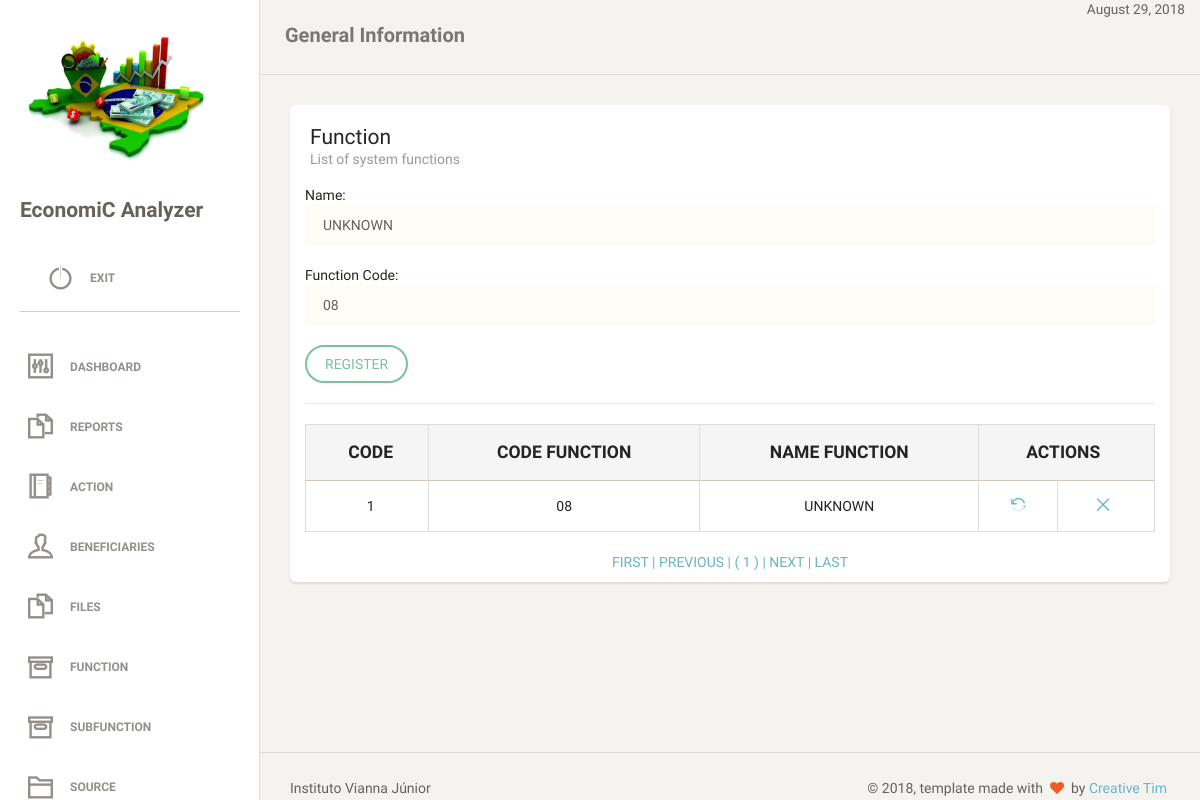
Screenshot of /functions.php?act=upd&id=1 (signed in) with the database file from the repository.
### tables this page shows
CREATE TABLE `tb_functions` (
  `id_function` int(11) NOT NULL AUTO_INCREMENT,
  `str_cod_function` varchar(4) NOT NULL,
  `str_name_function` varchar(255) DEFAULT NULL,
  PRIMARY KEY (`id_function`),
  UNIQUE KEY `str_cod_function_UNIQUE` (`str_cod_function`)
);

### classes/functions.php (called while the page is built)
<?php
class functions
{
    private $id_function;
    private $str_cod_function;
    private $str_name_function;
    public function __construct($id_function, $str_cod_function, $str_name_function)
    {
        $this->id_function = $id_function;
        $this->str_cod_function = $str_cod_function;
        $this->str_name_function = $str_name_function;
    }
    public function getIdFunction()
    {
        return $this->id_function;
    }
    public function setIdFunction($id_function)
    {
        $this->id_function = $id_function;
    }
    public function getStrCodFunction()
    {
        return $this->str_cod_function;
    }
    public function setStrCodFunction($str_cod_function)
    {
        $this->str_cod_function = $str_cod_function;
    }
    public function getStrNameFunction()
    {
        return $this->str_name_function;
    }
    public function setStrNameFunction($str_name_function)
    {
        $this->str_name_function = $str_name_function;
    }
}

### functions.php (the view, shortened to what this page needs)
<?php
require_once "classes/template.php";
require_once "dao/functionsDAO.php";
require_once "classes/functions.php";
$object = new functionsDAO();
if ($_SERVER['REQUEST_METHOD'] == 'POST') {
    $id = (isset($_POST["id"]) && $_POST["id"] != null) ? $_POST["id"] : "";
    $str_cod_function = (isset($_POST["str_cod_function"]) && $_POST["str_cod_function"] != null) ? $_POST["str_cod_function"] : "";
    $str_name_function = (isset($_POST["str_name_function"]) && $_POST["str_name_function"] != null) ? $_POST["str_name_function"] : "";
} else if (!isset($id)) {
    $id = (isset($_GET["id"]) && $_GET["id"] != null) ? $_GET["id"] : "";
    $str_cod_function = NULL;
    $str_name_function = NULL;
}
if (isset($_REQUEST["act"]) && $_REQUEST["act"] == "upd" && $id != "") {
    $functions = new functions($id, '', '');
    $resultado = $object->atualizar($functions);
    $str_cod_function = $resultado->getStrCodFunction();
    $str_name_function = $resultado->getStrNameFunction();
}
?>
<div class='content' xmlns="http://www.w3.org/1999/html">
    <div class='container-fluid'>
        <div class='row'>
            <div class='col-md-12'>
                <div class='card'>
                    <div class='header'>
                        <h4 class='title'>Function</h4>
                        <p class='category'>List of system functions</p>
                    </div>
                    <div class='content table-responsive'>
                        <form action="?act=save&id=" method="POST" name="form1">
                            Name:
                            <input class="form-control" type="text" name="str_name_function" value="<?php
                            echo (isset($str_name_function) && ($str_name_function != null || $str_name_function != "")) ? $str_name_function : '';
                            ?>"/>
                            <br/>
                            Function Code:
                            <input class="form-control" type="text" maxlength="4" name="str_cod_function" value="<?php
                            echo (isset($str_cod_function) && ($str_cod_function != null || $str_cod_function != "")) ? $str_cod_function : '';
                            ?>"/>
                            <br/>
                            <input class="btn btn-success" type="submit" value="REGISTER">
                            <hr>
                        </form>
                        <?php
                        $object->tabelapaginada();
                        ?>
                    </div>
                </div>
            </div>
        </div>
    </div>
</div>

### dao/functionsDAO.php (shortened to what this page needs)
<?php
require_once "classes/functions.php";
class functionsDAO
{
    public function atualizar($functions)
    {
        global $pdo;
        try {
            $statement = $pdo->prepare("SELECT id_function, str_cod_function, str_name_function FROM tb_functions WHERE id_function = :id");
            $statement->bindValue(":id", $functions->getIdFunction());
            if ($statement->execute()) {
                $rs = $statement->fetch(PDO::FETCH_OBJ);
                $functions->setIdFunction($rs->id_function);
                $functions->setStrCodFunction($rs->str_cod_function);
                $functions->setStrNameFunction($rs->str_name_function);
                return $functions;
            } else {
                throw new PDOException("<script> alert('Não foi possível executar a declaração SQL !'); </script>");
            }
        } catch (PDOException $erro) {
            return "Erro: " . $erro->getMessage();
        }
    }
    public function tabelapaginada()
    {
        global $pdo;
        $endereco = $_SERVER ['PHP_SELF'];
        $pagina_atual = (isset($_GET['page']) && is_numeric($_GET['page'])) ? $_GET['page'] : 1;
        $linha_inicial = ($pagina_atual - 1) * QTDE_REGISTROS;
        $sql = "SELECT id_function, str_cod_function, str_name_function FROM tb_functions LIMIT {$linha_inicial}, " . QTDE_REGISTROS;
        $statement = $pdo->prepare($sql);
        $statement->execute();
        $dados = $statement->fetchAll(PDO::FETCH_OBJ);
        $sqlContador = "SELECT COUNT(*) AS total_registros FROM tb_functions";
        $statement = $pdo->prepare($sqlContador);
        $statement->execute();
        $valor = $statement->fetch(PDO::FETCH_OBJ);
        $primeira_pagina = 1;
        $ultima_pagina = ceil($valor->total_registros / QTDE_REGISTROS);
        $pagina_anterior = ($pagina_atual > 1) ? $pagina_atual - 1 : 0;
        $proxima_pagina = ($pagina_atual < $ultima_pagina) ? $pagina_atual + 1 : 0;
        $range_inicial = (($pagina_atual - RANGE_PAGINAS) >= 1) ? $pagina_atual - RANGE_PAGINAS : 1;
        $range_final = (($pagina_atual + RANGE_PAGINAS) <= $ultima_pagina) ? $pagina_atual + RANGE_PAGINAS : $ultima_pagina;
        $exibir_botao_inicio = ($range_inicial < $pagina_atual) ? 'mostrar' : 'esconder';
        $exibir_botao_final = ($range_final > $pagina_atual) ? 'mostrar' : 'esconder';
        if (!empty($dados)):
            echo "
     <table class='table table-striped table-bordered'>
     <thead>
       <tr style='text-transform: uppercase;' class='active'>
        <th style='text-align: center; font-weight: bolder;'>Code</th>
        <th style='text-align: center; font-weight: bolder;'>Code Function</th>
        <th style='text-align: center; font-weight: bolder;'>Name Function</th>
        <th style='text-align: center; font-weight: bolder;' colspan='2'>Actions</th>
       </tr>
     </thead>
     <tbody>";
            foreach ($dados as $func):
                echo "<tr>
        <td style='text-align: center'>$func->id_function</td>
        <td style='text-align: center'>$func->str_cod_function</td>
        <td style='text-align: center'>$func->str_name_function</td>
        <td style='text-align: center'><a href='?act=upd&id=$func->id_function' title='Alterar'><i class='ti-reload'></i></a></td>
        <td style='text-align: center'><a href='?act=del&id=$func->id_function' title='Remover'><i class='ti-close'></i></a></td>
       </tr>";
            endforeach;
            echo "
</tbody>
     </table>
    <div class='box-paginacao' style='text-align: center'>
       <a class='box-navegacao  $exibir_botao_inicio' href='$endereco?page=$primeira_pagina' title='Primeira Página'> FIRST  |</a>
       <a class='box-navegacao  $exibir_botao_inicio' href='$endereco?page=$pagina_anterior' title='Página Anterior'> PREVIOUS  |</a>
";
            for ($i = $range_inicial; $i <= $range_final; $i++):
                $destaque = ($i == $pagina_atual) ? 'destaque' : '';
                echo "<a class='box-numero $destaque' href='$endereco?page=$i'> ( $i ) </a>";
            endfor;
            echo "<a class='box-navegacao $exibir_botao_final' href='$endereco?page=$proxima_pagina' title='Próxima Página'>| NEXT  </a>
                  <a class='box-navegacao $exibir_botao_final' href='$endereco?page=$ultima_pagina'  title='Última Página'>| LAST  </a>
     </div>";
        else:
            echo "<p class='bg-danger'>Nenhum registro foi encontrado!</p>
     ";
        endif;
    }
}

### rows the page displays
tb_functions: str_name_function "UNKNOWN", str_cod_function "08", id_function "1"
